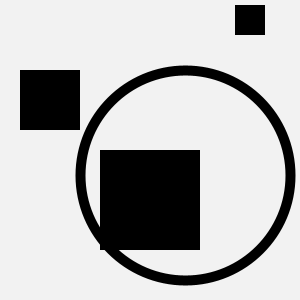
Frame 1 (no input)
Frame 60 (the mouse pressed at the canvas centre just before this capture): identical to frame 1, image omitted
Frame 120 (the mouse held since frame 60 and released just before this capture): identical to frame 1, image omitted

The Processing sketch that drew this single still picture (run headless with seeded random() and noise(); from frame 60 on, the mouse is pressed at the canvas centre):

// Processing sketch: geometrics_2
// ── geometrics_2.pde
//rect-1
float __xr1 = 250; //min:0 max:300
float __yr1 = 20; //min:0 max:300
float __dr1 = 30; //min:0 max:100
//rect-2
float __xr2 = 50; //min:0 max:300
float __yr2 = 100; //min:0 max:300
float __dr2 = 60; //min:0 max:100
//rect-3
float __xr3 = 150; //min:0 max:300
float __yr3 = 200; //min:0 max:300
float __dr3 = 100; //min:0 max:100
//ellipse
float __xc = 300; //min:0 max:300
float __yc = 175; //min:0 max:300
float __r = 105; //min:80 max:200

float xc, yc, xr1, yr1, xr2, yr2, xr3, yr3;

int sw = 10;

void setup() {
  size(300, 300);
}

void draw() {
  background(#F2F2F2);
  stroke(0);
  strokeWeight(sw);
  noFill();
  ellipseMode(CENTER);
  rectMode(CENTER);

  xc = constrain(__xc, __r + sw, width - (__r + sw));
  yc = constrain(__yc, __r + sw, height - (__r + sw));
  ellipse(xc, yc, __r*2, __r*2);

  fill(0);
  noStroke();

  xr1 = constrain(__xr1, __dr1/2, width - __dr1/2);
  yr1 = constrain(__yr1, __dr1/2, height - __dr1/2);
  rect(xr1, yr1, __dr1, __dr1);

  xr2 = constrain(__xr2, __dr2/2, width - __dr2/2);
  yr2 = constrain(__yr2, __dr2/2, height - __dr2/2);
  rect(xr2, yr2, __dr2, __dr2);

  xr3 = constrain(__xr3, __dr3/2, width - __dr3/2);
  yr3 = constrain(__yr3, __dr3/2, height - __dr3/2);
  rect(xr3, yr3, __dr3, __dr3);
}

void drawRectangle(float x, float y, float w, float h, float ang) {
  rectMode(CENTER);
  fill(#252422);
  pushMatrix();
  translate(x, y);
  rotate(radians(ang));
  rect(0, 0, w, h);
  popMatrix();
}
